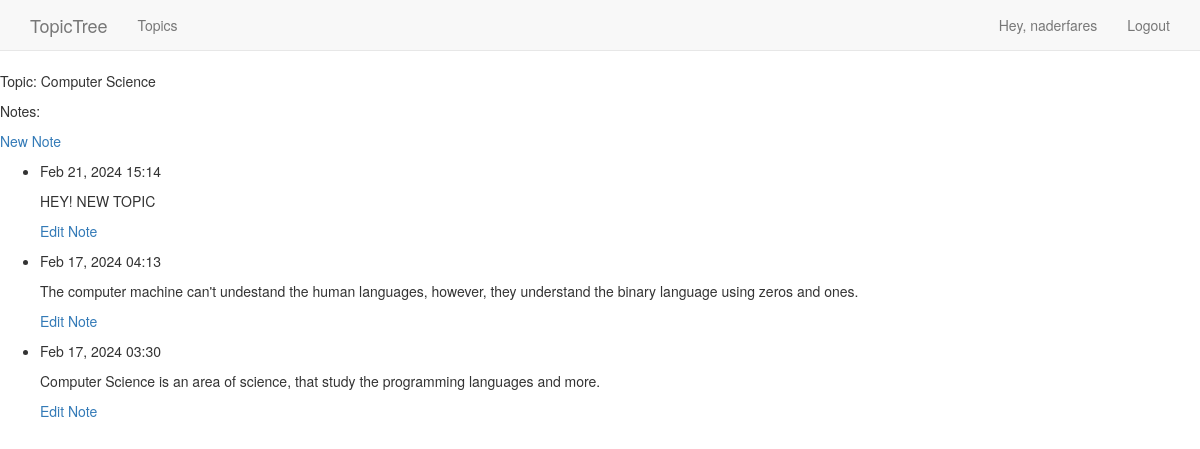
Page /topics/4/ (signed in) on the committed database.
### topic_trees/models.py (models this page shows, shortened)
class Topic(models.Model):
  text = models.CharField(max_length=200)
  date_added = models.DateTimeField(auto_now_add=True)
  owner = models.ForeignKey(User, on_delete=models.CASCADE)
  def __str__(self):
    return self.text

class Entry(models.Model):
  topic = models.ForeignKey(Topic, on_delete=models.CASCADE)
  text = models.TextField()
  date_added = models.DateTimeField(auto_now_add=True)
  class Meta:
    verbose_name_plural = 'entries'

### topic_trees/views.py (the view)
# urls.py: path('topics/<topic_id>/', views.topic, name='topic'),
@login_required
def topic(request, topic_id):
  topic = Topic.objects.get(id = topic_id)
  if topic.owner != request.user:
    raise Http404
  entries = topic.entry_set.order_by('-date_added')
  context = {
    'topic': topic,
    'entries': entries
  }
  return render(request, 'topic_trees/topic.html', context)

### topic_trees/templates/topic_trees/topic.html
{% extends "topic_trees/base.html" %}
{% block content %}
  <p>Topic: {{ topic }}</p>
  <p>Notes: </p>
  <p>
    <a href="{% url 'new_entry' topic.id %}">New Note</a>
  </p>
  <ul>
    {% for entry in entries %}
      <li>
        <p>{{ entry.date_added | date:'M d, Y H:i' }}</p>
        <p>{{ entry.text | linebreaks }}</p>
        <p>
          <a href="{% url 'edit_entry' entry.id %}">Edit Note</a>
        </p>
      </li>
      {% empty %}
      <li>
        No Registry.
      </li>
    {% endfor %}
  </ul>
{% endblock content %}

### topic_trees/templates/topic_trees/base.html (shortened to what this page needs)
<!DOCTYPE html>
<html lang="en">
  <head>
    {% load bootstrap3 %}
    {% bootstrap_css %}
  </head>
  <body>
    <nav class="navbar navbar-default navbar-static-top">
      <div class="container">
        <div class="navbar-header">
          <a class="navbar-brand" href="{% url 'index' %}">TopicTree</a>
        </div>
        <div id="navbar" class="collapse navbar-collapse">
          <ul class="nav navbar-nav">
            <li><a href="{% url 'topics' %}">Topics</a></li>
          </ul>
          <ul class="nav navbar-nav navbar-right">
            {% if user.is_authenticated %}
              <li><a href="#">Hey, {{ user.username }}</a></li>
              <li><a href="{% url 'logout' %}">Logout</a></li>
            {% else %}
              <li><a href="{% url 'login' %}">Login</a></li>
              <li><a href="{% url 'register' %}">Register</a></li>
            {% endif %}
        </ul>
        </div>
      </div>
    </nav>
  </body>
</html>
{% block content %}{% endblock content %}

### rows in the picture
Topic: text "Computer Science"
Entry: date_added "Feb 21, 2024 15:14", text "HEY! NEW TOPIC"
Entry: date_added "Feb 17, 2024 04:13", text "The computer machine can't undestand the human languages, however, they understand the binary language using zeros and ones."
Entry: date_added "Feb 17, 2024 03:30", text "Computer Science is an area of science, that study the programming languages and more."

### other values in the picture
{{ user.username }} "naderfares"
